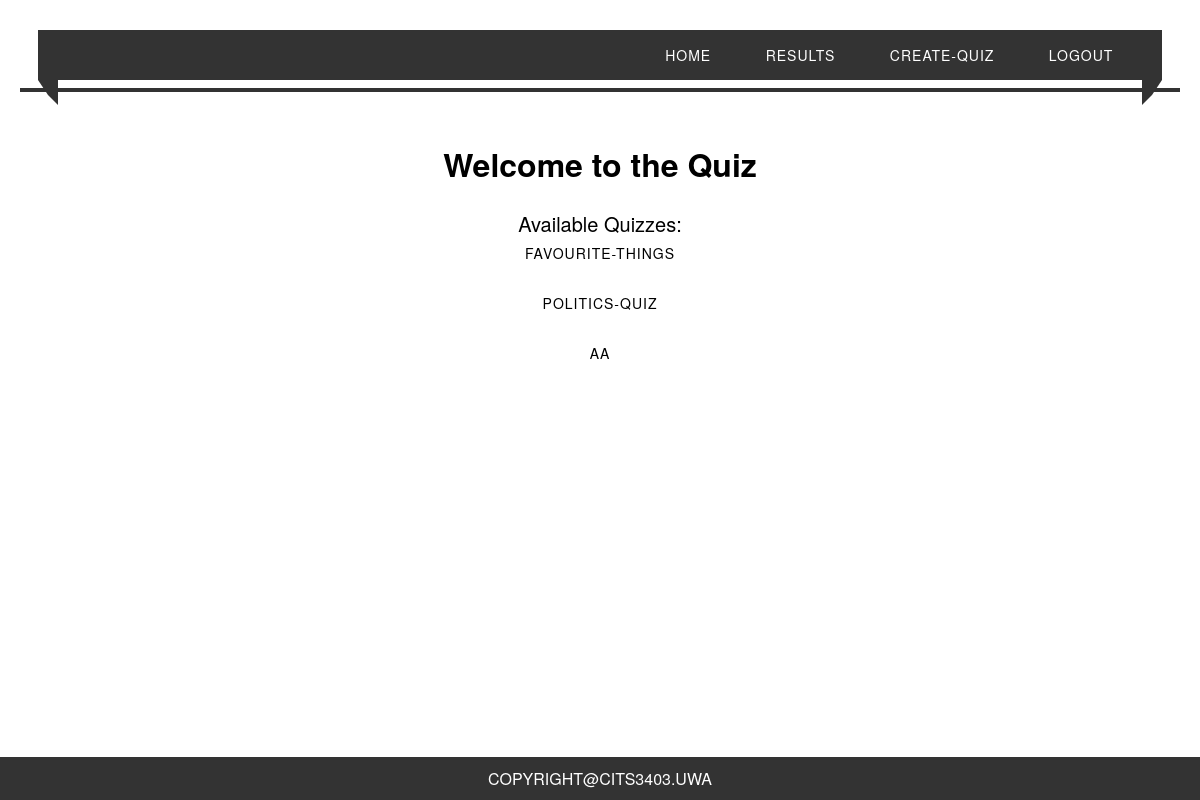
The app's page /index (signed in) with its own data.
### app/models.py (models this page shows)
class Quiz(db.Model):
    quizname = db.Column(db.String(64), primary_key=True)
    creator_id = db.Column(db.Integer, db.ForeignKey('user.id'))
    q1 = db.Column(db.String(256))
    q2 = db.Column(db.String(256))
    q3 = db.Column(db.String(256))

### app/routes.py (the view)
@app.route('/')
@app.route('/index')
@login_required
def index():#main page
    Quiz_addresses = Quiz.query.all()
    return render_template('index.html', title='Home', Quiz_addresses=Quiz_addresses)

### app/models.py (called while the page is built)
@login.user_loader#maybe need this
def load_user(id):
    return User.query.get(int(id))

### app/templates/index.html
{% extends "base.html" %}
{% block content %}
    <h1>Welcome to the Quiz</h1>
    <p> Available Quizzes: <br>
        {% for Qui in Quiz_addresses %}
        <a style="color:black;text-align:center;" href="/quiz/{{Qui.quizname}}"> {{Qui.quizname}} </a>
    </p>
    {% endfor %}
{% endblock %}

### app/static/css/styles.css (style rules this page uses)
html { background: url(https://images.unsplash.com/photo-1489844097929-c8d5b91c456e?ixlib=rb-1.2.1&ixid=eyJhcHBfaWQiOjEyMDd9&auto=format&fit=crop&w=1952&q=80) no-repeat center center fixed; -webkit-background-size: cover; -moz-background-size: cover; -o-background-size: cover; background-size: cover; }
body { font-family: 'helvetica neue',helvetica,Calibri,Arial,sans-serif; margin:0; padding:0; }
h1 { display: flex; flex-direction: column; justify-content: center; text-align: center; }
a { text-decoration: none; color: #fff; font-weight: 300; letter-spacing: 1px; text-transform: uppercase; display: block; padding: 0 25px; font-size: 14px; line-height: 30px; position: relative; z-index: 1; }
p { text-align: center; font-size: 20px; }

### records on screen
Quiz: quizname "FAVOURITE-THINGS"
Quiz: quizname "POLITICS-QUIZ"
Quiz: quizname "AA"
